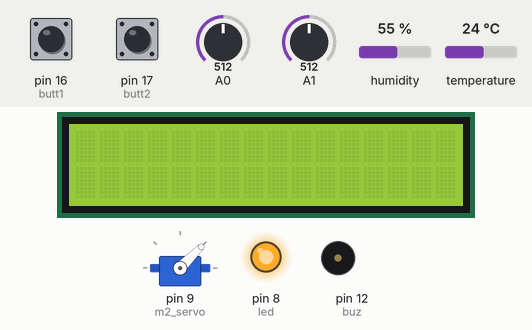
Recording of a program running on a simulated Arduino Uno, built with avr-gcc and run on an emulated ATmega328P. On the bench: 16×2 character LCD, servo, output pins drawn as LEDs (lit = HIGH), buzzer (waves = sounding). The test bench sets the inputs (shaded band); at power-on: pin 16 (butt1) HIGH, A0 = 512, A1 = 512, pin 17 (butt2) HIGH, humidity 55 %, temperature 24 °C. What the program prints to the serial monitor is not drawn.

Above: at 2.2 s.
2.3 s: pin 16 (butt1) pulled LOW for 0.65 s
At 4.3 s:
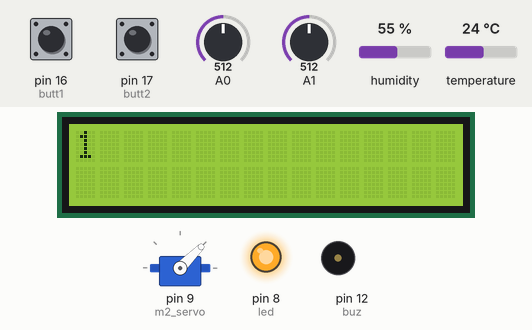
At 11.1 s:
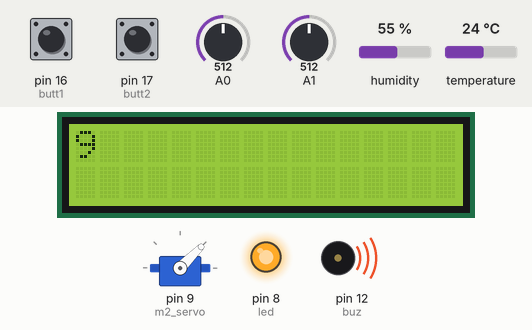
Timing chart, 0 to 15.1 s (numbered marks = the images above; inputs shaded):
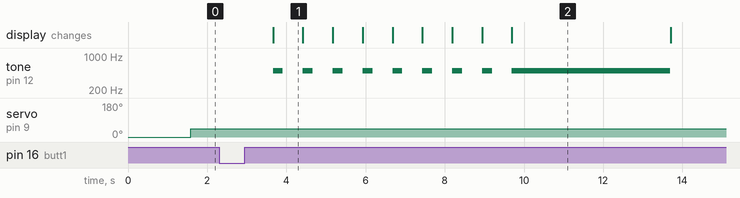

The program:

main.cpp
```cpp
#include <DHT11.h>
DHT11 dht11(2);

#include <Servo.h>
Servo m2_servo;
//12121
#include <Wire.h>
#include <LiquidCrystal_I2C.h>
LiquidCrystal_I2C lcd(0x27, 16, 2);

int butt1=16;
int butt2 = 17;
int buz = 12;
int led = 8;

//gde?

void func_buz(void)
{
  tone(buz, 500);
  delay(250);
  noTone(buz);
}

void setup() {
  lcd.init();
  lcd.backlight();
  Serial.begin(9600);
  m2_servo.attach(9);
  pinMode(butt2, INPUT_PULLUP);
  pinMode(led, OUTPUT);
  pinMode(butt1,INPUT_PULLUP);
  pinMode(A1, INPUT);
  pinMode(A0,INPUT);
  digitalWrite(led,1);
  m2_servo.write(0);
  delay(1000);


  m2_servo.write(0);


}

void loop() {
  bool f2 = digitalRead(butt2);
  bool f1 = digitalRead(butt1);
  int t = dht11.readTemperature();
  int n = analogRead(A1);
  int g = analogRead(A0);
  Serial.print("газ: ");
  Serial.println(g);
  Serial.print("Вологість: ");
  Serial.println(n);
  Serial.print("tem: ");
  Serial.println(t);

  if (f1==0){
  lcd.setCursor(0,0);
  delay(500);
  lcd.print(1);
  func_buz();
  delay(500);
  lcd.clear();
  lcd.print(2);
  func_buz();
  delay(500);
  lcd.clear();
  lcd.print(3);
  func_buz();
  delay(500);
  lcd.clear();
  lcd.print(4);// display number 4
  func_buz();
  delay(500);
  lcd.clear();
  lcd.print(5);// display number 5
  func_buz();
  delay(500);
  lcd.clear();
  lcd.print(6);// display number 6
  func_buz();
  delay(500);
  lcd.clear();
  lcd.print(7);// display number 7
  func_buz();
  delay(500);
  lcd.clear();
  lcd.print(8);// display number 8
  func_buz();
  delay(500);
  lcd.clear();
  lcd.print(9);// display number 9
  tone(buz, 500);
  delay(4000);//
  noTone(buz);
  lcd.clear();
}
  if (f2==0){
    int k = 0;
    int num_variant = 14;  // номер варіанта
    while (k < (num_variant/2)){
      digitalWrite(led, 0);
      delay(250);
      digitalWrite(led, 1);
      delay(250);
      digitalWrite(led, 0);
      delay(250);
      digitalWrite(led, 1);
      delay(250);
      k=k+1;

    }
  }

  if (t >= 36) {
    m2_servo.write(10);
    Serial.println("Servo 10");

  }
  else {
    m2_servo.write(45);
     Serial.println("Servo 45");

  }

}
```

Measured:
- after the input at 2.3 s, tone on pin 12 (buz): goes 8 × (500 Hz 0.25 s, silent 0.50 s), 500 Hz 4.0 s, then silent, starting after 1.4 s; the display: changes after 1.4 s (image 1)
- what the display in image 1 shows lasts 0.7 s, from 3.7 s to 4.4 s
